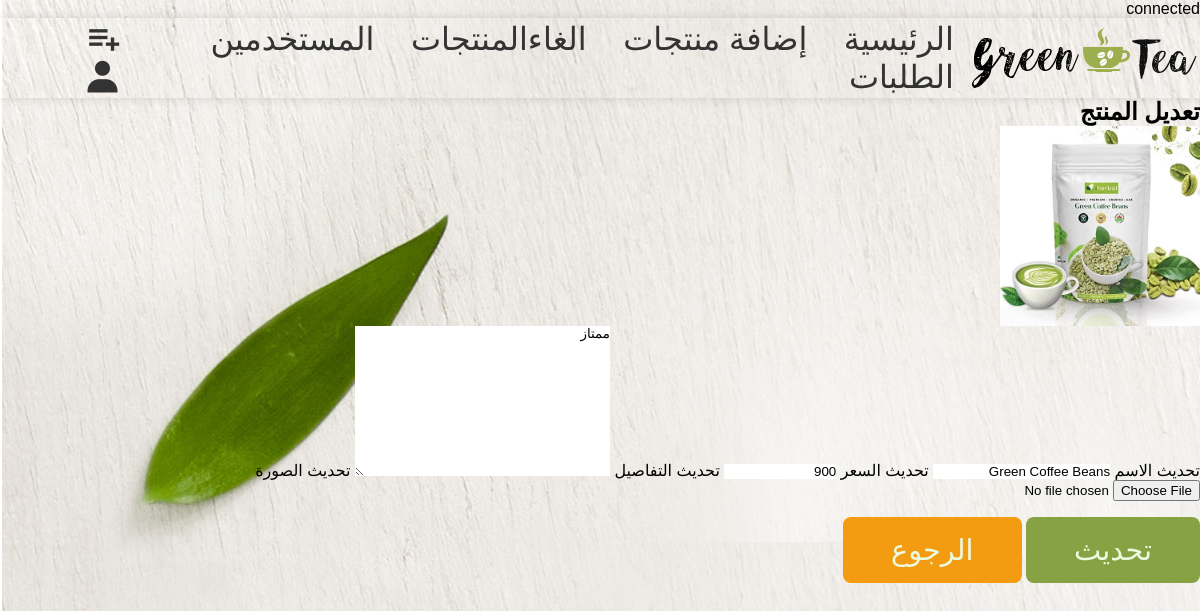
/update_product.php?update=5, run on the app's committed database.
### tables this page shows
CREATE TABLE `products` (
  `id` int(11) NOT NULL,
  `name` varchar(255) NOT NULL,
  `price` decimal(10,0) NOT NULL,
  `image` varchar(255) NOT NULL,
  `details` text NOT NULL
);

### update_product.php (the view, shortened to what this page needs)
<?php
include 'components/connection.php';
?>
<!DOCTYPE html>
<html lang="ar">
<head>
   <link rel="stylesheet" href="https://cdnjs.cloudflare.com/ajax/libs/font-awesome/6.1.1/css/all.min.css">
   <link rel="stylesheet" href="admin_style.css">
   <link href='https://unpkg.com/boxicons@2.1.4/css/boxicons.min.css' rel='stylesheet'>
</head>
<body>
   <?php include 'admin_header.php'; ?>
   <section class="add-product">
      <h1 class="heading">تعديل المنتج</h1>
      <?php
         $update_id = $_GET['update'];
         $select_products = $conn->prepare("SELECT * FROM products WHERE id = ?");
         $select_products->execute([$update_id]);
         if($select_products->rowCount() > 0){
            while($fetch_products = $select_products->fetch(PDO::FETCH_ASSOC)){
      ?>
      <form action="" method="post" enctype="multipart/form-data">
         <div class="image-container">
            <img src="image/<?= $fetch_products['image']; ?>" alt="" style="width: 200px; height: 200px; object-fit: contain;">
         </div>
         <div class="flex">
           <span>تحديث الاسم</span>
           <input type="text" name="name" required placeholder="أدخل اسم المنتج" class="box" maxlength="100" value="<?= $fetch_products['name']; ?>">
           <span>تحديث السعر</span>
           <input type="number" name="price" required placeholder="أدخل سعر المنتج" class="box" min="0" max="9999999999" onkeypress="if(this.value.length == 10) return false;" value="<?= $fetch_products['price']; ?>">
           <span>تحديث التفاصيل</span>
           <textarea name="details" class="box" required cols="30" rows="10"><?= $fetch_products['details']; ?></textarea>
           <span>تحديث الصورة</span>
           <input type="file" name="image" accept="image/jpg, image/jpeg, image/png, image/webp" class="box">
           <div class="flex-btn">
              <input type="submit" name="update" class="btn" value="تحديث">
              <a href="view_products.php" class="option-btn">الرجوع</a>
           </div>
         </div>
      </form>
      <?php
            }
         }else{
            echo '<p class="empty">لا يوجد منتج بهذا المعرف!</p>';
         }
      ?>
   </section>
</body>
</html>

### admin_style.css (style rules this page uses)
:root { --green: #87a243; --orange: #f39c12; --red: #e74c3c; --black: #333; --white: #eafbe0; --light-color: #666; --light-bg: #f5f5f5; --border: .1rem solid rgba(0,0,0,.1); --box-shadow: 0 0 10px rgba(0 0 0/15%); }
* { font-family: 'Cairo', sans-serif; margin: 0; padding: 0; box-sizing: border-box; outline: none; border: none; text-decoration: none; }
body { background-image: url('img/body-bg.jpg'); width: 100%; background-color: var(--light-bg); direction: rtl; }
.btn, .delete-btn, .option-btn { display: inline-block; padding: 1rem 3rem; cursor: pointer; color: var(--white); font-size: 1.8rem; border-radius: .5rem; text-transform: capitalize; margin-top: 1rem; }
.btn { background-color: var(--green); }
.option-btn { background-color: var(--orange); }

### data on the page
products: image (picture), name "Green Coffee Beans", price "900", details "ممتاز"
